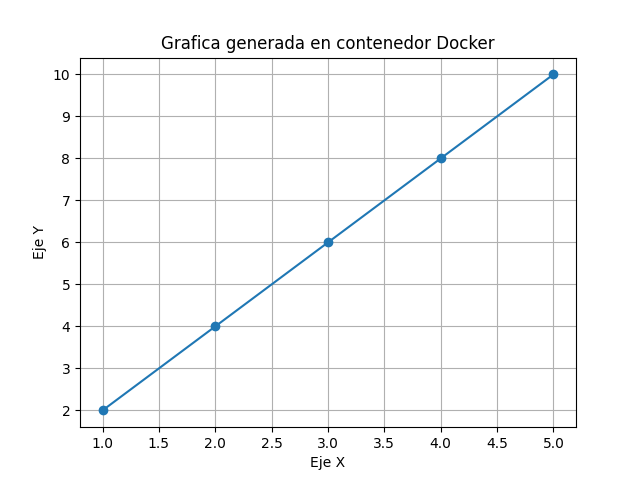

Recreate this plot in Python.
import matplotlib
matplotlib.use("Agg")
import matplotlib.pyplot as plt

x = [1, 2, 3, 4, 5]
y = [2, 4, 6, 8, 10]

plt.plot(x, y, marker='o')
plt.title("Grafica generada en contenedor Docker")
plt.xlabel("Eje X")
plt.ylabel("Eje Y")
plt.grid(True)
plt.savefig("grafica.png")

print("Imagen PNG generada correctamente: grafica.png")
